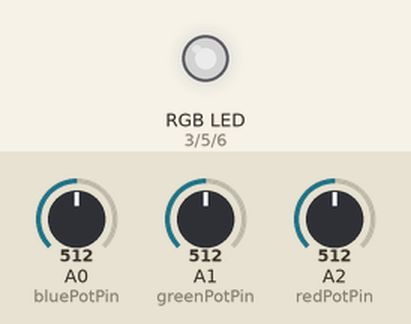
Recording of a sketch running on a simulated Arduino Uno, built with avr-gcc and run on an emulated ATmega328P. Shown: an RGB LED mixed from three pins (HIGH = lit). The test bench sets the inputs (shaded band); at power-on: A0 (bluePotPin) = 512, A1 (greenPotPin) = 512, A2 (redPotPin) = 512. Dim RGB values are drawn brighter than linear.

Above: at 1.2 s.
1.3 s: A0 (bluePotPin) set to 716
At 2.0 s:
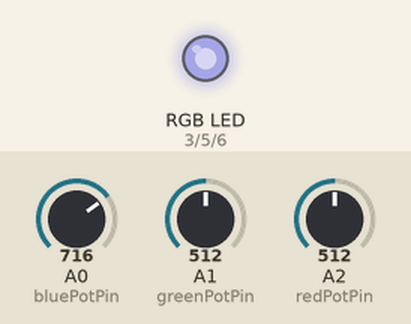
2.8 s: A1 (greenPotPin) set to 716
At 3.2 s:
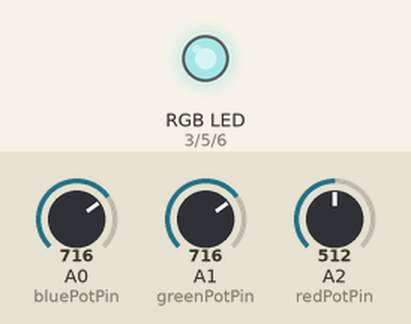
4.3 s: A2 (redPotPin) set to 716
At 5.5 s:
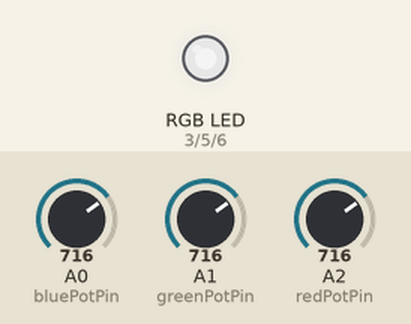
5.8 s: A0 (bluePotPin) set to 900
At 6.6 s:
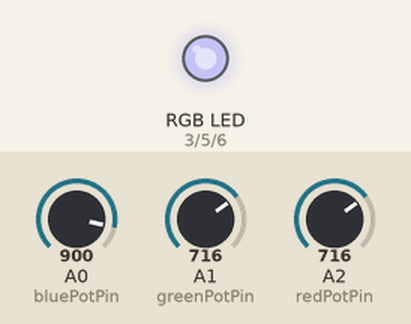
7.3 s: A1 (greenPotPin) set to 900
At 7.8 s:
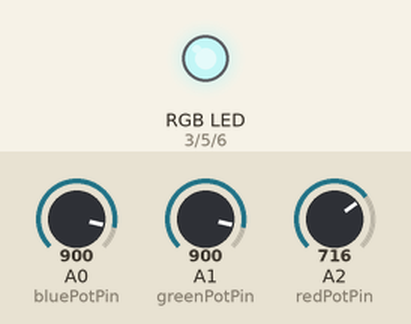
8.8 s: A2 (redPotPin) set to 900
At 10.1 s:
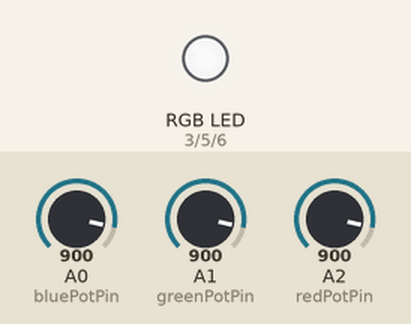
Timing chart, 0 to 11.3 s (numbered marks = the images above; inputs shaded):
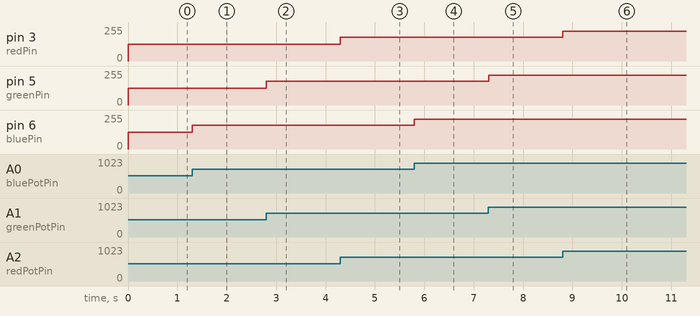

The sketch:

tema1.ino
```cpp
// potentiometers give us an analog signal so these need to be Analog-In
const int redPotPin = A2,
          greenPotPin = A1,
          bluePotPin = A0;

// we need to use PWM-enabled pins to emulate analog-out
const int redPin = 3,
          greenPin = 5,
          bluePin = 6;

const int potLowerBound = 0,
          potUpperBound = 1023,
          ledLowerBound = 0,
          ledUpperBound = 255;

int redPotValue = 0,
    greenPotValue = 0,
    bluePotValue = 0,

    redPinValue = 0,
    greenPinValue = 0,
    bluePinValue = 0;

void setup() {
  pinMode(redPotPin, INPUT);
  pinMode(greenPotPin, INPUT);
  pinMode(bluePotPin, INPUT);

  pinMode(redPin, OUTPUT);
  pinMode(greenPin, OUTPUT);
  pinMode(bluePin, OUTPUT);

}

void loop() {
  // get potentiometer data
  redPotValue = analogRead(redPotPin);
  greenPotValue = analogRead(greenPotPin);
  bluePotValue = analogRead(bluePotPin);

  // get its equivalent in the led interval
  redPinValue = map(redPotValue, potLowerBound, potUpperBound, ledLowerBound, ledUpperBound);
  greenPinValue = map(greenPotValue, potLowerBound, potUpperBound, ledLowerBound, ledUpperBound);
  bluePinValue = map(bluePotValue, potLowerBound, potUpperBound, ledLowerBound, ledUpperBound);

  // send the data to the leds
  analogWrite(redPin, redPinValue);
  analogWrite(greenPin, greenPinValue);
  analogWrite(bluePin, bluePinValue);

  delay(1);

}
```

Measured:
- after the input at 1.3 s, pin 6 (bluePin): 127/255 → 178/255 at once
- after the input at 2.8 s, pin 5 (greenPin): 127/255 → 178/255 at once
- after the input at 4.3 s, pin 3 (redPin): 127/255 → 178/255 at once
- after the input at 5.8 s, pin 6 (bluePin): 178/255 → 224/255 at once
- after the input at 7.3 s, pin 5 (greenPin): 178/255 → 224/255 at once
- after the input at 8.8 s, pin 3 (redPin): 178/255 → 224/255 at once
